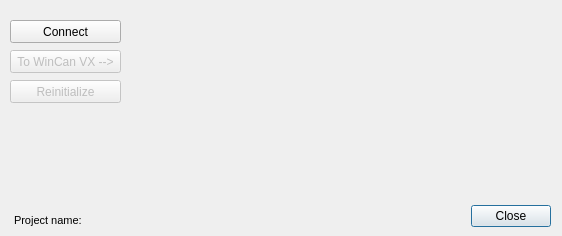
<?xml version="1.0" encoding="UTF-8"?>
<ui version="4.0">
 <class>VXDialogBase</class>
 <widget class="QDialog" name="VXDialogBase">
  <property name="enabled">
   <bool>true</bool>
  </property>
  <property name="geometry">
   <rect>
    <x>0</x>
    <y>0</y>
    <width>562</width>
    <height>236</height>
   </rect>
  </property>
  <property name="sizePolicy">
   <sizepolicy hsizetype="Fixed" vsizetype="Fixed">
    <horstretch>0</horstretch>
    <verstretch>0</verstretch>
   </sizepolicy>
  </property>
  <property name="minimumSize">
   <size>
    <width>562</width>
    <height>236</height>
   </size>
  </property>
  <property name="maximumSize">
   <size>
    <width>562</width>
    <height>236</height>
   </size>
  </property>
  <property name="windowTitle">
   <string>WinCan VX integration - v0.91</string>
  </property>
  <property name="windowIcon">
   <iconset resource="resources.qrc">
    <normaloff>:/Icons/Logo</normaloff>:/Icons/Logo</iconset>
  </property>
  <property name="styleSheet">
   <string notr="true">background: url(:/Icons/Background)</string>
  </property>
  <widget class="QDialogButtonBox" name="button_box">
   <property name="geometry">
    <rect>
     <x>470</x>
     <y>200</y>
     <width>81</width>
     <height>32</height>
    </rect>
   </property>
   <property name="styleSheet">
    <string notr="true"/>
   </property>
   <property name="orientation">
    <enum>Qt::Horizontal</enum>
   </property>
   <property name="standardButtons">
    <set>QDialogButtonBox::Close</set>
   </property>
  </widget>
  <widget class="QPushButton" name="connect_button">
   <property name="geometry">
    <rect>
     <x>10</x>
     <y>20</y>
     <width>111</width>
     <height>23</height>
    </rect>
   </property>
   <property name="text">
    <string>Connect</string>
   </property>
   <property name="checkable">
    <bool>true</bool>
   </property>
  </widget>
  <widget class="QPushButton" name="to_VX_button">
   <property name="enabled">
    <bool>false</bool>
   </property>
   <property name="geometry">
    <rect>
     <x>10</x>
     <y>50</y>
     <width>111</width>
     <height>23</height>
    </rect>
   </property>
   <property name="text">
    <string>To WinCan VX --&gt;</string>
   </property>
  </widget>
  <widget class="QLabel" name="label">
   <property name="geometry">
    <rect>
     <x>10</x>
     <y>130</y>
     <width>71</width>
     <height>71</height>
    </rect>
   </property>
   <property name="text">
    <string/>
   </property>
   <property name="pixmap">
    <pixmap resource="resources.qrc">:/Icons/Logo</pixmap>
   </property>
  </widget>
  <widget class="QTextEdit" name="textEdit">
   <property name="enabled">
    <bool>true</bool>
   </property>
   <property name="geometry">
    <rect>
     <x>10</x>
     <y>210</y>
     <width>111</width>
     <height>31</height>
    </rect>
   </property>
   <property name="mouseTracking">
    <bool>false</bool>
   </property>
   <property name="autoFillBackground">
    <bool>true</bool>
   </property>
   <property name="styleSheet">
    <string notr="true">background: rgba(255, 255, 255,0)</string>
   </property>
   <property name="frameShape">
    <enum>QFrame::NoFrame</enum>
   </property>
   <property name="lineWidth">
    <number>0</number>
   </property>
   <property name="undoRedoEnabled">
    <bool>false</bool>
   </property>
   <property name="html">
    <string>&lt;!DOCTYPE HTML PUBLIC &quot;-//W3C//DTD HTML 4.0//EN&quot; &quot;http://www.w3.org/TR/REC-html40/strict.dtd&quot;&gt;
&lt;html&gt;&lt;head&gt;&lt;meta name=&quot;qrichtext&quot; content=&quot;1&quot; /&gt;&lt;style type=&quot;text/css&quot;&gt;
p, li { white-space: pre-wrap; }
&lt;/style&gt;&lt;/head&gt;&lt;body style=&quot; font-family:'MS Shell Dlg 2'; font-size:8.25pt; font-weight:400; font-style:normal;&quot;&gt;
&lt;p style=&quot; margin-top:0px; margin-bottom:0px; margin-left:0px; margin-right:0px; -qt-block-indent:0; text-indent:0px;&quot;&gt;Project name:&lt;/p&gt;&lt;/body&gt;&lt;/html&gt;</string>
   </property>
   <property name="acceptRichText">
    <bool>false</bool>
   </property>
   <property name="textInteractionFlags">
    <set>Qt::NoTextInteraction</set>
   </property>
  </widget>
  <widget class="QTextBrowser" name="textBrowser">
   <property name="geometry">
    <rect>
     <x>100</x>
     <y>210</y>
     <width>171</width>
     <height>31</height>
    </rect>
   </property>
   <property name="mouseTracking">
    <bool>false</bool>
   </property>
   <property name="contextMenuPolicy">
    <enum>Qt::DefaultContextMenu</enum>
   </property>
   <property name="styleSheet">
    <string notr="true">background: rgba(255, 255, 255,0)</string>
   </property>
   <property name="frameShape">
    <enum>QFrame::NoFrame</enum>
   </property>
   <property name="frameShadow">
    <enum>QFrame::Sunken</enum>
   </property>
   <property name="sizeAdjustPolicy">
    <enum>QAbstractScrollArea::AdjustToContentsOnFirstShow</enum>
   </property>
   <property name="acceptRichText">
    <bool>false</bool>
   </property>
   <property name="textInteractionFlags">
    <set>Qt::NoTextInteraction</set>
   </property>
  </widget>
  <widget class="QPushButton" name="reinitialize_button">
   <property name="enabled">
    <bool>false</bool>
   </property>
   <property name="geometry">
    <rect>
     <x>10</x>
     <y>80</y>
     <width>111</width>
     <height>23</height>
    </rect>
   </property>
   <property name="text">
    <string>Reinitialize</string>
   </property>
   <property name="disabled" stdset="0">
    <bool>true</bool>
   </property>
  </widget>
  <widget class="QLabel" name="loading">
   <property name="enabled">
    <bool>true</bool>
   </property>
   <property name="geometry">
    <rect>
     <x>440</x>
     <y>200</y>
     <width>31</width>
     <height>31</height>
    </rect>
   </property>
   <property name="autoFillBackground">
    <bool>false</bool>
   </property>
   <property name="styleSheet">
    <string notr="true">background: rgba(1,1,1,0)</string>
   </property>
   <property name="text">
    <string/>
   </property>
  </widget>
 </widget>
 <resources>
  <include location="resources.qrc"/>
 </resources>
 <connections>
  <connection>
   <sender>button_box</sender>
   <signal>accepted()</signal>
   <receiver>VXDialogBase</receiver>
   <slot>accept()</slot>
   <hints>
    <hint type="sourcelabel">
     <x>20</x>
     <y>20</y>
    </hint>
    <hint type="destinationlabel">
     <x>20</x>
     <y>20</y>
    </hint>
   </hints>
  </connection>
  <connection>
   <sender>button_box</sender>
   <signal>rejected()</signal>
   <receiver>VXDialogBase</receiver>
   <slot>reject()</slot>
   <hints>
    <hint type="sourcelabel">
     <x>20</x>
     <y>20</y>
    </hint>
    <hint type="destinationlabel">
     <x>20</x>
     <y>20</y>
    </hint>
   </hints>
  </connection>
 </connections>
</ui>
